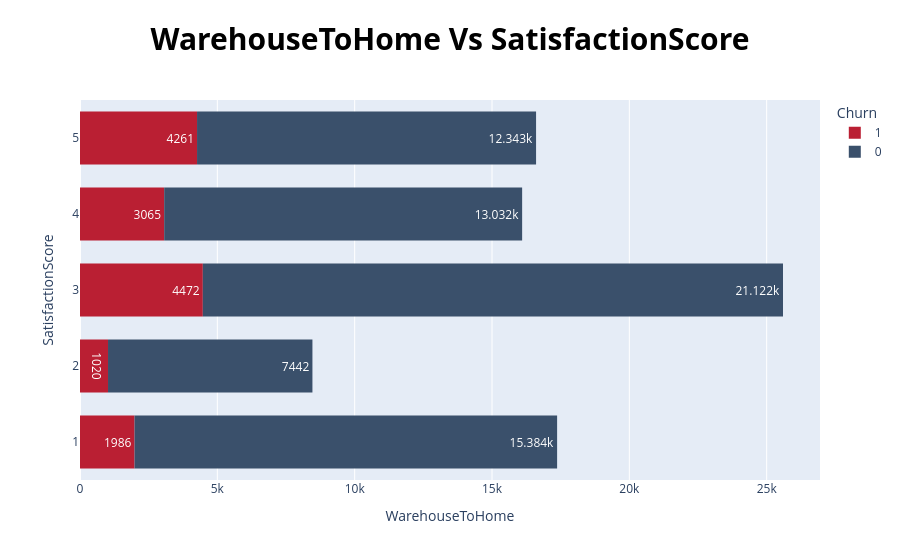

Here is the notebook cell this chart was saved with:
### Code cell
algorithm.grouped_features_relation_with_target_pixel_plot(data_frame , 'WarehouseToHome' , 'SatisfactionScore' , 'Churn')

### Figure 1 — Plotly figure (JSON) as saved in the notebook; plotly's stock layout.template omitted (floating-point values rounded to 4 significant figures; data arrays with more than 128 entries replaced by an {"elided": "..."} marker saying what was removed)
{"data": [{"bingroup": "y", "histfunc": "sum", "hovertemplate": "Churn=1<br>sum of WarehouseToHome=%{x}<br>SatisfactionScore=%{y}<extra></extra>", "legendgroup": "1", "marker": {"color": "#BA1F33", "pattern": {"shape": ""}}, "name": "1", "orientation": "h", "showlegend": true, "texttemplate": "%{value}", "type": "histogram", "x": {"elided": "948 float values"}, "xaxis": "x", "y": {"elided": "948 int values"}, "yaxis": "y"}, {"bingroup": "y", "histfunc": "sum", "hovertemplate": "Churn=0<br>sum of WarehouseToHome=%{x}<br>SatisfactionScore=%{y}<extra></extra>", "legendgroup": "0", "marker": {"color": "#3A506B", "pattern": {"shape": ""}}, "name": "0", "orientation": "h", "showlegend": true, "texttemplate": "%{value}", "type": "histogram", "x": {"elided": "4682 float values"}, "xaxis": "x", "y": {"elided": "4682 int values"}, "yaxis": "y"}], "layout": {"bargap": 0.3, "barmode": "relative", "hoverlabel": {"font": {"size": 20}}, "hovermode": "x", "legend": {"title": {"text": "Churn"}, "tracegroupgap": 0}, "title": {"font": {"color": "black", "size": 30}, "text": "<b>WarehouseToHome Vs SatisfactionScore", "x": 0.5}, "xaxis": {"anchor": "y", "domain": [0, 1], "title": {"text": "WarehouseToHome"}}, "yaxis": {"anchor": "x", "domain": [0, 1], "title": {"text": "SatisfactionScore"}}}}
